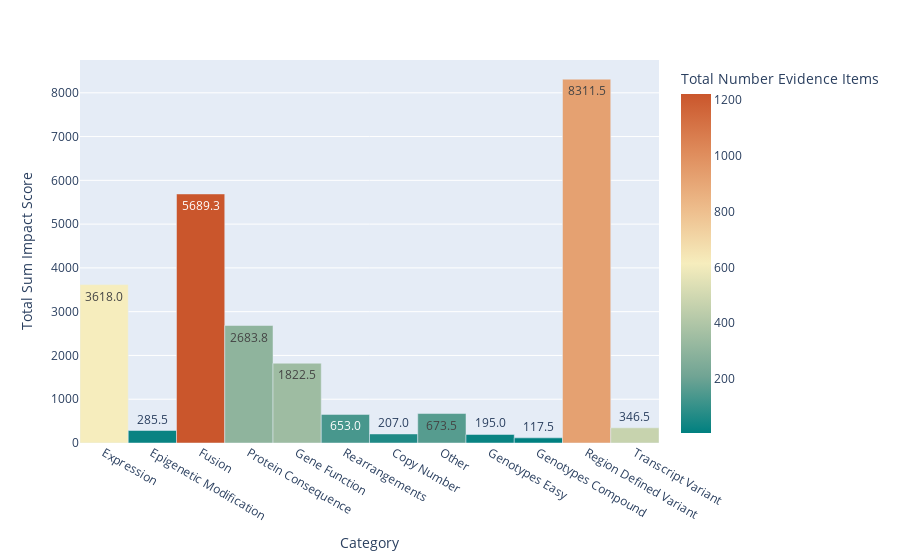

This figure's notebook cell:
### Markdown cell above
The bar graph below shows the relationship between the Not Suported variant sub category impact score and the sub category. Additionally, the colors illustrate the number of evidence items associated each sub category.

### Code cell
fig = px.bar(not_supported_variant_impact_df, x="Category", 
             y="Total Sum Impact Score",
             hover_data=["Total Number Evidence Items", 
             not_supported_variant_impact_df["% Accepted Evidence Items"]], 
             color="Total Number Evidence Items",
             labels={"Total Sum Impact Score":"Total Sum Impact Score"},
             text_auto= ".1f",
             color_continuous_scale= "geyser")
fig.update_traces(width=1)
fig.show()

### Figure 1 — Plotly figure (JSON) as saved in the notebook; plotly's stock layout.template omitted (floating-point values rounded to 4 significant figures)
{"data": [{"alignmentgroup": "True", "customdata": [[614, "55.70%"], [24, "91.67%"], [1221, "59.30%"], [301, "63.46%"], [347, "44.38%"], [137, "38.69%"], [64, "42.19%"], [162, "37.04%"], [23, "56.52%"], [7, "57.14%"], [922, "60.41%"], [471, "11.46%"]], "hovertemplate": "Category=%{x}<br>Total Sum Impact Score=%{y}<br>Total Number Evidence Items=%{marker.color}<br>% Accepted Evidence Items=%{customdata[1]}<extra></extra>", "legendgroup": "", "marker": {"color": [614, 24, 1221, 301, 347, 137, 64, 162, 23, 7, 922, 471], "coloraxis": "coloraxis", "pattern": {"shape": ""}}, "name": "", "offsetgroup": "", "orientation": "v", "showlegend": false, "textposition": "auto", "texttemplate": "%{y:.1f}", "type": "bar", "width": 1, "x": ["Expression", "Epigenetic Modification", "Fusion", "Protein Consequence", "Gene Function", "Rearrangements", "Copy Number", "Other", "Genotypes Easy", "Genotypes Compound", "Region Defined Variant", "Transcript Variant"], "xaxis": "x", "y": [3618, 285.5, 5689.0, 2684.0, 1822.0, 653, 207, 673.5, 195, 117.5, 8312.0, 346.5], "yaxis": "y"}], "layout": {"barmode": "relative", "coloraxis": {"colorbar": {"title": {"text": "Total Number Evidence Items"}}, "colorscale": [[0, "rgb(0, 128, 128)"], [0.1667, "rgb(112, 164, 148)"], [0.3333, "rgb(180, 200, 168)"], [0.5, "rgb(246, 237, 189)"], [0.6667, "rgb(237, 187, 138)"], [0.8333, "rgb(222, 138, 90)"], [1, "rgb(202, 86, 44)"]]}, "legend": {"tracegroupgap": 0}, "margin": {"t": 60}, "xaxis": {"anchor": "y", "domain": [0, 1], "title": {"text": "Category"}}, "yaxis": {"anchor": "x", "domain": [0, 1], "title": {"text": "Total Sum Impact Score"}}}}
